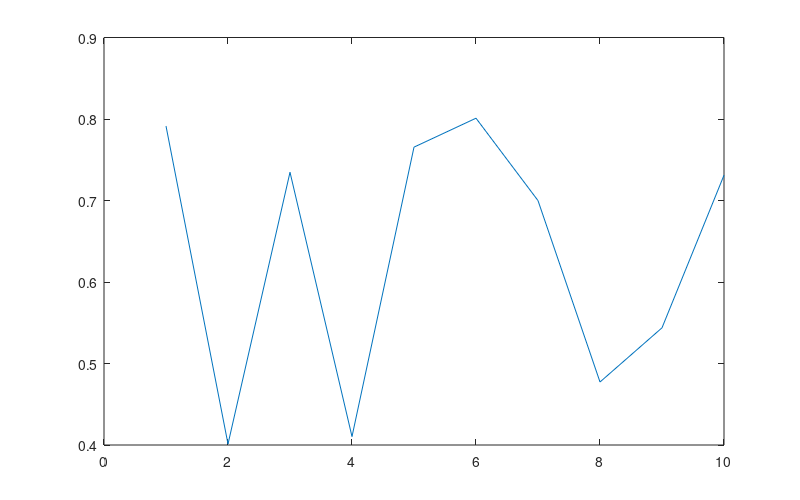

Here is the MATLAB script that generated this plot:
function[] = temp()

plot(1:10, rand(1, 10));
set(gcf, 'PaperPosition', [0 0 8 5]); %Position plot at left hand corner with width 5 and height 5.
set(gcf, 'PaperSize', [8 5]); %Set the paper to have width 5 and height 5.
saveas(gcf, 'test', 'pdf') %Save figure
